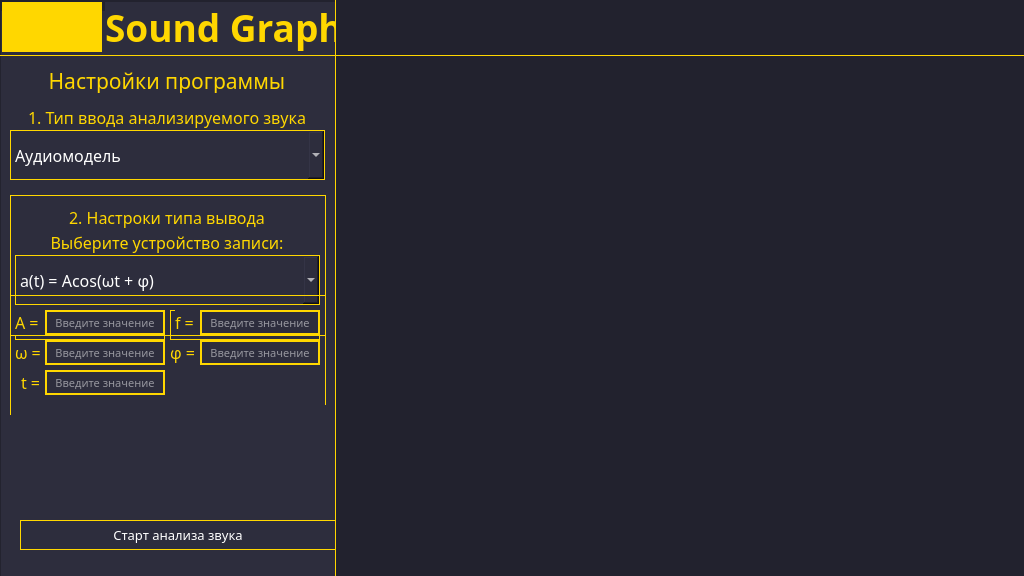
<?xml version="1.0" encoding="UTF-8"?>
<ui version="4.0">
 <class>SG</class>
 <widget class="QMainWindow" name="SG">
  <property name="enabled">
   <bool>true</bool>
  </property>
  <property name="geometry">
   <rect>
    <x>0</x>
    <y>0</y>
    <width>1024</width>
    <height>576</height>
   </rect>
  </property>
  <property name="windowTitle">
   <string>Sound Graph</string>
  </property>
  <property name="styleSheet">
   <string notr="true">background-color: #22222E</string>
  </property>
  <property name="tabShape">
   <enum>QTabWidget::Rounded</enum>
  </property>
  <widget class="QWidget" name="SG_widget">
   <widget class="Line" name="line">
    <property name="geometry">
     <rect>
      <x>0</x>
      <y>55</y>
      <width>1024</width>
      <height>1</height>
     </rect>
    </property>
    <property name="autoFillBackground">
     <bool>false</bool>
    </property>
    <property name="styleSheet">
     <string notr="true">border: 2px solid #FFD700;</string>
    </property>
    <property name="orientation">
     <enum>Qt::Horizontal</enum>
    </property>
   </widget>
   <widget class="QLabel" name="icon">
    <property name="geometry">
     <rect>
      <x>2</x>
      <y>2</y>
      <width>100</width>
      <height>50</height>
     </rect>
    </property>
    <property name="styleSheet">
     <string notr="true">background-color: #FFD700</string>
    </property>
    <property name="text">
     <string/>
    </property>
    <property name="pixmap">
     <pixmap>icon.png</pixmap>
    </property>
    <property name="scaledContents">
     <bool>true</bool>
    </property>
    <property name="alignment">
     <set>Qt::AlignCenter</set>
    </property>
   </widget>
   <widget class="QLabel" name="name">
    <property name="geometry">
     <rect>
      <x>105</x>
      <y>2</y>
      <width>230</width>
      <height>50</height>
     </rect>
    </property>
    <property name="font">
     <font>
      <family>Roboto Slab SemiBold</family>
      <pointsize>28</pointsize>
      <weight>75</weight>
      <bold>true</bold>
     </font>
    </property>
    <property name="styleSheet">
     <string notr="true">color: #FFD700; background-color: #2D2D3D</string>
    </property>
    <property name="text">
     <string>Sound Graph</string>
    </property>
    <property name="alignment">
     <set>Qt::AlignLeading|Qt::AlignLeft|Qt::AlignVCenter</set>
    </property>
   </widget>
   <widget class="QFrame" name="settings">
    <property name="geometry">
     <rect>
      <x>0</x>
      <y>10</y>
      <width>336</width>
      <height>576</height>
     </rect>
    </property>
    <property name="styleSheet">
     <string notr="true">background-color: #2D2D3D</string>
    </property>
    <property name="frameShape">
     <enum>QFrame::StyledPanel</enum>
    </property>
    <property name="frameShadow">
     <enum>QFrame::Raised</enum>
    </property>
    <widget class="QComboBox" name="input_type">
     <property name="geometry">
      <rect>
       <x>10</x>
       <y>120</y>
       <width>315</width>
       <height>50</height>
      </rect>
     </property>
     <property name="font">
      <font>
       <family>Roboto Slab</family>
       <pointsize>12</pointsize>
      </font>
     </property>
     <property name="toolTip">
      <string/>
     </property>
     <property name="layoutDirection">
      <enum>Qt::LeftToRight</enum>
     </property>
     <property name="autoFillBackground">
      <bool>false</bool>
     </property>
     <property name="styleSheet">
      <string notr="true">background-color: #2D2D3D;
border: 1px solid #FFD700;
color: white;
</string>
     </property>
     <property name="editable">
      <bool>false</bool>
     </property>
     <property name="currentText">
      <string>Аудиомодель</string>
     </property>
     <property name="currentIndex">
      <number>0</number>
     </property>
     <item>
      <property name="text">
       <string>Аудиомодель</string>
      </property>
     </item>
     <item>
      <property name="text">
       <string>Звуки устройства</string>
      </property>
     </item>
     <item>
      <property name="text">
       <string>Файл</string>
      </property>
     </item>
    </widget>
    <widget class="QLabel" name="settings_text">
     <property name="geometry">
      <rect>
       <x>2</x>
       <y>58</y>
       <width>330</width>
       <height>25</height>
      </rect>
     </property>
     <property name="font">
      <font>
       <family>Roboto Slab</family>
       <pointsize>16</pointsize>
      </font>
     </property>
     <property name="styleSheet">
      <string notr="true">color: #FFD700; background-color: #2D2D3D</string>
     </property>
     <property name="text">
      <string>Настройки программы</string>
     </property>
     <property name="alignment">
      <set>Qt::AlignCenter</set>
     </property>
    </widget>
    <widget class="QLabel" name="input_type_text">
     <property name="geometry">
      <rect>
       <x>2</x>
       <y>95</y>
       <width>330</width>
       <height>25</height>
      </rect>
     </property>
     <property name="font">
      <font>
       <family>Roboto Slab</family>
       <pointsize>12</pointsize>
      </font>
     </property>
     <property name="styleSheet">
      <string notr="true">color: #FFD700; background-color: #2D2D3D</string>
     </property>
     <property name="text">
      <string>1. Тип ввода анализируемого звука</string>
     </property>
     <property name="alignment">
      <set>Qt::AlignCenter</set>
     </property>
    </widget>
    <widget class="QLabel" name="sopt_text">
     <property name="geometry">
      <rect>
       <x>2</x>
       <y>195</y>
       <width>330</width>
       <height>25</height>
      </rect>
     </property>
     <property name="font">
      <font>
       <family>Roboto Slab</family>
       <pointsize>12</pointsize>
      </font>
     </property>
     <property name="styleSheet">
      <string notr="true">color: #FFD700; background-color: #2D2D3D</string>
     </property>
     <property name="text">
      <string>2. Настроки типа вывода</string>
     </property>
     <property name="alignment">
      <set>Qt::AlignCenter</set>
     </property>
    </widget>
    <widget class="QPushButton" name="path">
     <property name="enabled">
      <bool>true</bool>
     </property>
     <property name="geometry">
      <rect>
       <x>100</x>
       <y>230</y>
       <width>125</width>
       <height>30</height>
      </rect>
     </property>
     <property name="font">
      <font>
       <family>Roboto Slab</family>
       <pointsize>10</pointsize>
      </font>
     </property>
     <property name="styleSheet">
      <string notr="true">QPushButton {
	background-color: #2D2D3D;
	border: 1px solid #FFD700;
	color: white;
}

QPushButton:hover {
	background-color: #B59900;
}

 QPushButton:!hover {
	background-color: #2D2D3D;
}

QPushButton:pressed {
	background-color: #FFD700;
}
</string>
     </property>
     <property name="text">
      <string>Выбрать файл</string>
     </property>
    </widget>
    <widget class="QLabel" name="path_text">
     <property name="geometry">
      <rect>
       <x>15</x>
       <y>265</y>
       <width>45</width>
       <height>25</height>
      </rect>
     </property>
     <property name="font">
      <font>
       <family>Roboto Slab</family>
       <pointsize>12</pointsize>
      </font>
     </property>
     <property name="styleSheet">
      <string notr="true">color: #FFD700; background-color: #2D2D3D</string>
     </property>
     <property name="text">
      <string>Путь:</string>
     </property>
     <property name="alignment">
      <set>Qt::AlignLeading|Qt::AlignLeft|Qt::AlignVCenter</set>
     </property>
    </widget>
    <widget class="QLabel" name="path_sound_text">
     <property name="geometry">
      <rect>
       <x>62</x>
       <y>266</y>
       <width>261</width>
       <height>25</height>
      </rect>
     </property>
     <property name="font">
      <font>
       <underline>true</underline>
      </font>
     </property>
     <property name="styleSheet">
      <string notr="true">color: #FFD700; background-color: #2D2D3D;  text-decoration: underline;</string>
     </property>
     <property name="text">
      <string/>
     </property>
     <property name="alignment">
      <set>Qt::AlignLeading|Qt::AlignLeft|Qt::AlignVCenter</set>
     </property>
    </widget>
    <widget class="QLabel" name="rec_type_text">
     <property name="geometry">
      <rect>
       <x>2</x>
       <y>220</y>
       <width>330</width>
       <height>25</height>
      </rect>
     </property>
     <property name="font">
      <font>
       <family>Roboto Slab</family>
       <pointsize>12</pointsize>
      </font>
     </property>
     <property name="styleSheet">
      <string notr="true">color: #FFD700; background-color: #2D2D3D</string>
     </property>
     <property name="text">
      <string>Выберите устройство записи:</string>
     </property>
     <property name="alignment">
      <set>Qt::AlignCenter</set>
     </property>
    </widget>
    <widget class="QComboBox" name="rec_type">
     <property name="geometry">
      <rect>
       <x>15</x>
       <y>245</y>
       <width>305</width>
       <height>50</height>
      </rect>
     </property>
     <property name="font">
      <font>
       <family>Roboto Slab</family>
       <pointsize>12</pointsize>
      </font>
     </property>
     <property name="toolTip">
      <string/>
     </property>
     <property name="layoutDirection">
      <enum>Qt::LeftToRight</enum>
     </property>
     <property name="autoFillBackground">
      <bool>false</bool>
     </property>
     <property name="styleSheet">
      <string notr="true">background-color: #2D2D3D;
border: 1px solid #FFD700;
color: white;
</string>
     </property>
     <property name="editable">
      <bool>false</bool>
     </property>
     <property name="currentText">
      <string/>
     </property>
     <property name="currentIndex">
      <number>-1</number>
     </property>
    </widget>
    <widget class="QPushButton" name="start_sound">
     <property name="enabled">
      <bool>true</bool>
     </property>
     <property name="geometry">
      <rect>
       <x>15</x>
       <y>300</y>
       <width>150</width>
       <height>30</height>
      </rect>
     </property>
     <property name="font">
      <font>
       <family>Roboto Slab</family>
       <pointsize>10</pointsize>
      </font>
     </property>
     <property name="styleSheet">
      <string notr="true">QPushButton {
	background-color: #2D2D3D;
	border: 1px solid #FFD700;
	color: white;
}

QPushButton:hover {
	background-color: #B59900;
}

 QPushButton:!hover {
	background-color: #2D2D3D;
}

QPushButton:pressed {
	background-color: #FFD700;
}
</string>
     </property>
     <property name="text">
      <string>Старт</string>
     </property>
    </widget>
    <widget class="QPushButton" name="stop_sound">
     <property name="enabled">
      <bool>true</bool>
     </property>
     <property name="geometry">
      <rect>
       <x>170</x>
       <y>300</y>
       <width>150</width>
       <height>30</height>
      </rect>
     </property>
     <property name="font">
      <font>
       <family>Roboto Slab</family>
       <pointsize>10</pointsize>
      </font>
     </property>
     <property name="styleSheet">
      <string notr="true">QPushButton {
	background-color: #2D2D3D;
	border: 1px solid #FFD700;
	color: white;
}

QPushButton:hover {
	background-color: #B59900;
}

 QPushButton:!hover {
	background-color: #2D2D3D;
}

QPushButton:pressed {
	background-color: #FFD700;
}
</string>
     </property>
     <property name="text">
      <string>Стоп</string>
     </property>
    </widget>
    <widget class="QPushButton" name="start_graphing">
     <property name="enabled">
      <bool>true</bool>
     </property>
     <property name="geometry">
      <rect>
       <x>20</x>
       <y>510</y>
       <width>316</width>
       <height>30</height>
      </rect>
     </property>
     <property name="font">
      <font>
       <family>Roboto Slab</family>
       <pointsize>10</pointsize>
      </font>
     </property>
     <property name="styleSheet">
      <string notr="true">QPushButton {
	background-color: #2D2D3D;
	border: 1px solid #FFD700;
	color: white;
}

QPushButton:hover {
	background-color: #B59900;
}

 QPushButton:!hover {
	background-color: #2D2D3D;
}

QPushButton:pressed {
	background-color: #FFD700;
}
</string>
     </property>
     <property name="text">
      <string>Старт анализа звука</string>
     </property>
    </widget>
    <widget class="QComboBox" name="model_type">
     <property name="geometry">
      <rect>
       <x>15</x>
       <y>245</y>
       <width>305</width>
       <height>50</height>
      </rect>
     </property>
     <property name="font">
      <font>
       <family>Roboto Slab</family>
       <pointsize>12</pointsize>
      </font>
     </property>
     <property name="toolTip">
      <string/>
     </property>
     <property name="layoutDirection">
      <enum>Qt::LeftToRight</enum>
     </property>
     <property name="autoFillBackground">
      <bool>false</bool>
     </property>
     <property name="styleSheet">
      <string notr="true">background-color: #2D2D3D;
border: 1px solid #FFD700;
color: white;
</string>
     </property>
     <property name="editable">
      <bool>false</bool>
     </property>
     <property name="currentText">
      <string>a(t) = Acos(ωt + φ)</string>
     </property>
     <property name="currentIndex">
      <number>0</number>
     </property>
     <item>
      <property name="text">
       <string>a(t) = Acos(ωt + φ)</string>
      </property>
     </item>
    </widget>
    <widget class="QLabel" name="A_reg_text">
     <property name="geometry">
      <rect>
       <x>15</x>
       <y>300</y>
       <width>50</width>
       <height>25</height>
      </rect>
     </property>
     <property name="font">
      <font>
       <family>Roboto Slab</family>
       <pointsize>12</pointsize>
      </font>
     </property>
     <property name="styleSheet">
      <string notr="true">color: #FFD700; background-color: #2D2D3D</string>
     </property>
     <property name="text">
      <string>A = </string>
     </property>
     <property name="alignment">
      <set>Qt::AlignLeading|Qt::AlignLeft|Qt::AlignVCenter</set>
     </property>
    </widget>
    <widget class="QLineEdit" name="A_reg">
     <property name="geometry">
      <rect>
       <x>45</x>
       <y>300</y>
       <width>120</width>
       <height>25</height>
      </rect>
     </property>
     <property name="font">
      <font>
       <family>Roboto Slab Medium</family>
       <pointsize>8</pointsize>
      </font>
     </property>
     <property name="styleSheet">
      <string notr="true">border: 2px solid #FFD700;
color: white</string>
     </property>
     <property name="alignment">
      <set>Qt::AlignCenter</set>
     </property>
     <property name="placeholderText">
      <string>Введите значение</string>
     </property>
    </widget>
    <widget class="QLineEdit" name="omega_reg">
     <property name="geometry">
      <rect>
       <x>45</x>
       <y>330</y>
       <width>120</width>
       <height>25</height>
      </rect>
     </property>
     <property name="font">
      <font>
       <family>Roboto Slab Medium</family>
       <pointsize>8</pointsize>
      </font>
     </property>
     <property name="styleSheet">
      <string notr="true">border: 2px solid #FFD700;
color: white</string>
     </property>
     <property name="alignment">
      <set>Qt::AlignCenter</set>
     </property>
     <property name="placeholderText">
      <string>Введите значение</string>
     </property>
    </widget>
    <widget class="QLabel" name="omega_reg_text">
     <property name="geometry">
      <rect>
       <x>15</x>
       <y>330</y>
       <width>50</width>
       <height>25</height>
      </rect>
     </property>
     <property name="font">
      <font>
       <family>Roboto Slab</family>
       <pointsize>12</pointsize>
      </font>
     </property>
     <property name="styleSheet">
      <string notr="true">color: #FFD700; background-color: #2D2D3D</string>
     </property>
     <property name="text">
      <string>ω = </string>
     </property>
     <property name="alignment">
      <set>Qt::AlignLeading|Qt::AlignLeft|Qt::AlignVCenter</set>
     </property>
    </widget>
    <widget class="QLineEdit" name="t_reg">
     <property name="geometry">
      <rect>
       <x>45</x>
       <y>360</y>
       <width>120</width>
       <height>25</height>
      </rect>
     </property>
     <property name="font">
      <font>
       <family>Roboto Slab Medium</family>
       <pointsize>8</pointsize>
      </font>
     </property>
     <property name="styleSheet">
      <string notr="true">border: 2px solid #FFD700;
color: white</string>
     </property>
     <property name="alignment">
      <set>Qt::AlignCenter</set>
     </property>
     <property name="placeholderText">
      <string>Введите значение</string>
     </property>
    </widget>
    <widget class="QLabel" name="t_reg_text">
     <property name="geometry">
      <rect>
       <x>21</x>
       <y>360</y>
       <width>50</width>
       <height>25</height>
      </rect>
     </property>
     <property name="font">
      <font>
       <family>Roboto Slab</family>
       <pointsize>12</pointsize>
      </font>
     </property>
     <property name="styleSheet">
      <string notr="true">color: #FFD700; background-color: #2D2D3D</string>
     </property>
     <property name="text">
      <string>t = </string>
     </property>
     <property name="alignment">
      <set>Qt::AlignLeading|Qt::AlignLeft|Qt::AlignVCenter</set>
     </property>
    </widget>
    <widget class="QLineEdit" name="f_reg">
     <property name="geometry">
      <rect>
       <x>200</x>
       <y>300</y>
       <width>120</width>
       <height>25</height>
      </rect>
     </property>
     <property name="font">
      <font>
       <family>Roboto Slab Medium</family>
       <pointsize>8</pointsize>
      </font>
     </property>
     <property name="styleSheet">
      <string notr="true">border: 2px solid #FFD700;
color: white</string>
     </property>
     <property name="alignment">
      <set>Qt::AlignCenter</set>
     </property>
     <property name="placeholderText">
      <string>Введите значение</string>
     </property>
    </widget>
    <widget class="QLabel" name="f_reg_text">
     <property name="geometry">
      <rect>
       <x>175</x>
       <y>300</y>
       <width>50</width>
       <height>25</height>
      </rect>
     </property>
     <property name="font">
      <font>
       <family>Roboto Slab</family>
       <pointsize>12</pointsize>
      </font>
     </property>
     <property name="styleSheet">
      <string notr="true">color: #FFD700; background-color: #2D2D3D</string>
     </property>
     <property name="text">
      <string>f = </string>
     </property>
     <property name="alignment">
      <set>Qt::AlignLeading|Qt::AlignLeft|Qt::AlignVCenter</set>
     </property>
    </widget>
    <widget class="QLineEdit" name="fi_reg">
     <property name="geometry">
      <rect>
       <x>200</x>
       <y>330</y>
       <width>120</width>
       <height>25</height>
      </rect>
     </property>
     <property name="font">
      <font>
       <family>Roboto Slab Medium</family>
       <pointsize>8</pointsize>
      </font>
     </property>
     <property name="styleSheet">
      <string notr="true">border: 2px solid #FFD700;
color: white</string>
     </property>
     <property name="alignment">
      <set>Qt::AlignCenter</set>
     </property>
     <property name="placeholderText">
      <string>Введите значение</string>
     </property>
    </widget>
    <widget class="QLabel" name="fi_reg_text">
     <property name="geometry">
      <rect>
       <x>170</x>
       <y>330</y>
       <width>50</width>
       <height>25</height>
      </rect>
     </property>
     <property name="font">
      <font>
       <family>Roboto Slab</family>
       <pointsize>12</pointsize>
      </font>
     </property>
     <property name="styleSheet">
      <string notr="true">color: #FFD700; background-color: #2D2D3D</string>
     </property>
     <property name="text">
      <string>φ = </string>
     </property>
     <property name="alignment">
      <set>Qt::AlignLeading|Qt::AlignLeft|Qt::AlignVCenter</set>
     </property>
    </widget>
    <zorder>t_reg_text</zorder>
    <zorder>omega_reg_text</zorder>
    <zorder>input_type</zorder>
    <zorder>settings_text</zorder>
    <zorder>input_type_text</zorder>
    <zorder>sopt_text</zorder>
    <zorder>path</zorder>
    <zorder>path_text</zorder>
    <zorder>path_sound_text</zorder>
    <zorder>rec_type_text</zorder>
    <zorder>rec_type</zorder>
    <zorder>start_sound</zorder>
    <zorder>stop_sound</zorder>
    <zorder>start_graphing</zorder>
    <zorder>model_type</zorder>
    <zorder>A_reg_text</zorder>
    <zorder>A_reg</zorder>
    <zorder>omega_reg</zorder>
    <zorder>t_reg</zorder>
    <zorder>f_reg_text</zorder>
    <zorder>f_reg</zorder>
    <zorder>fi_reg_text</zorder>
    <zorder>fi_reg</zorder>
   </widget>
   <widget class="Line" name="line_2">
    <property name="geometry">
     <rect>
      <x>10</x>
      <y>195</y>
      <width>315</width>
      <height>1</height>
     </rect>
    </property>
    <property name="autoFillBackground">
     <bool>false</bool>
    </property>
    <property name="styleSheet">
     <string notr="true">border: 1px solid #FFD700;</string>
    </property>
    <property name="orientation">
     <enum>Qt::Horizontal</enum>
    </property>
   </widget>
   <widget class="Line" name="line_3">
    <property name="geometry">
     <rect>
      <x>10</x>
      <y>195</y>
      <width>1</width>
      <height>100</height>
     </rect>
    </property>
    <property name="autoFillBackground">
     <bool>false</bool>
    </property>
    <property name="styleSheet">
     <string notr="true">border: 1px solid #FFD700;</string>
    </property>
    <property name="orientation">
     <enum>Qt::Vertical</enum>
    </property>
   </widget>
   <widget class="Line" name="line_4">
    <property name="geometry">
     <rect>
      <x>325</x>
      <y>195</y>
      <width>1</width>
      <height>100</height>
     </rect>
    </property>
    <property name="autoFillBackground">
     <bool>false</bool>
    </property>
    <property name="styleSheet">
     <string notr="true">border: 1px solid #FFD700;</string>
    </property>
    <property name="orientation">
     <enum>Qt::Vertical</enum>
    </property>
   </widget>
   <widget class="Line" name="line_5">
    <property name="geometry">
     <rect>
      <x>10</x>
      <y>295</y>
      <width>316</width>
      <height>1</height>
     </rect>
    </property>
    <property name="autoFillBackground">
     <bool>false</bool>
    </property>
    <property name="styleSheet">
     <string notr="true">border: 1px solid #FFD700;</string>
    </property>
    <property name="orientation">
     <enum>Qt::Horizontal</enum>
    </property>
   </widget>
   <widget class="Line" name="line_6">
    <property name="geometry">
     <rect>
      <x>10</x>
      <y>295</y>
      <width>1</width>
      <height>40</height>
     </rect>
    </property>
    <property name="autoFillBackground">
     <bool>false</bool>
    </property>
    <property name="styleSheet">
     <string notr="true">border: 1px solid #FFD700;</string>
    </property>
    <property name="orientation">
     <enum>Qt::Vertical</enum>
    </property>
   </widget>
   <widget class="Line" name="line_7">
    <property name="geometry">
     <rect>
      <x>325</x>
      <y>295</y>
      <width>1</width>
      <height>40</height>
     </rect>
    </property>
    <property name="autoFillBackground">
     <bool>false</bool>
    </property>
    <property name="styleSheet">
     <string notr="true">border: 1px solid #FFD700;</string>
    </property>
    <property name="orientation">
     <enum>Qt::Vertical</enum>
    </property>
   </widget>
   <widget class="Line" name="line_8">
    <property name="geometry">
     <rect>
      <x>10</x>
      <y>335</y>
      <width>316</width>
      <height>1</height>
     </rect>
    </property>
    <property name="autoFillBackground">
     <bool>false</bool>
    </property>
    <property name="styleSheet">
     <string notr="true">border: 1px solid #FFD700;</string>
    </property>
    <property name="orientation">
     <enum>Qt::Horizontal</enum>
    </property>
   </widget>
   <widget class="Line" name="line_9">
    <property name="geometry">
     <rect>
      <x>335</x>
      <y>0</y>
      <width>1</width>
      <height>577</height>
     </rect>
    </property>
    <property name="autoFillBackground">
     <bool>false</bool>
    </property>
    <property name="styleSheet">
     <string notr="true">border: 1px solid #FFD700;</string>
    </property>
    <property name="orientation">
     <enum>Qt::Vertical</enum>
    </property>
   </widget>
   <widget class="Line" name="line_10">
    <property name="geometry">
     <rect>
      <x>325</x>
      <y>290</y>
      <width>1</width>
      <height>115</height>
     </rect>
    </property>
    <property name="autoFillBackground">
     <bool>false</bool>
    </property>
    <property name="styleSheet">
     <string notr="true">border: 1px solid #FFD700;</string>
    </property>
    <property name="orientation">
     <enum>Qt::Vertical</enum>
    </property>
   </widget>
   <widget class="Line" name="line_11">
    <property name="geometry">
     <rect>
      <x>10</x>
      <y>300</y>
      <width>1</width>
      <height>115</height>
     </rect>
    </property>
    <property name="autoFillBackground">
     <bool>false</bool>
    </property>
    <property name="styleSheet">
     <string notr="true">border: 1px solid #FFD700;</string>
    </property>
    <property name="orientation">
     <enum>Qt::Vertical</enum>
    </property>
   </widget>
   <zorder>settings</zorder>
   <zorder>line</zorder>
   <zorder>icon</zorder>
   <zorder>name</zorder>
   <zorder>line_2</zorder>
   <zorder>line_3</zorder>
   <zorder>line_4</zorder>
   <zorder>line_5</zorder>
   <zorder>line_6</zorder>
   <zorder>line_7</zorder>
   <zorder>line_8</zorder>
   <zorder>line_9</zorder>
   <zorder>line_10</zorder>
   <zorder>line_11</zorder>
  </widget>
 </widget>
 <resources/>
 <connections/>
</ui>
